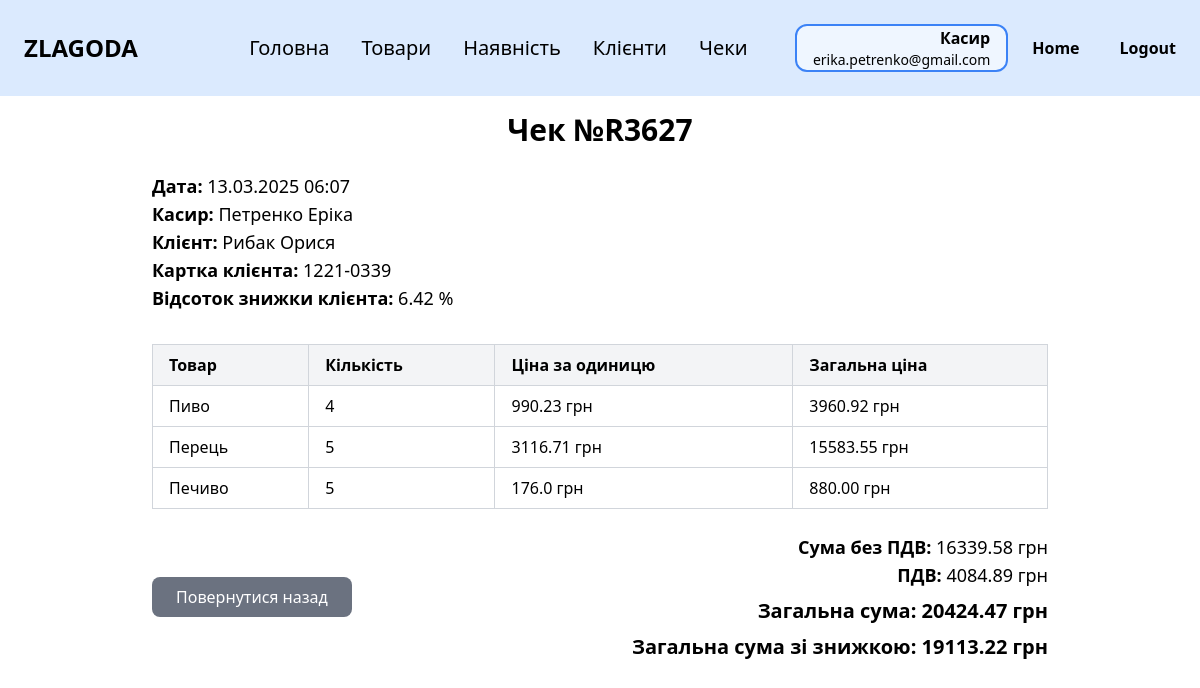
The app's page /view_receipt/R3627 (signed in), older data.
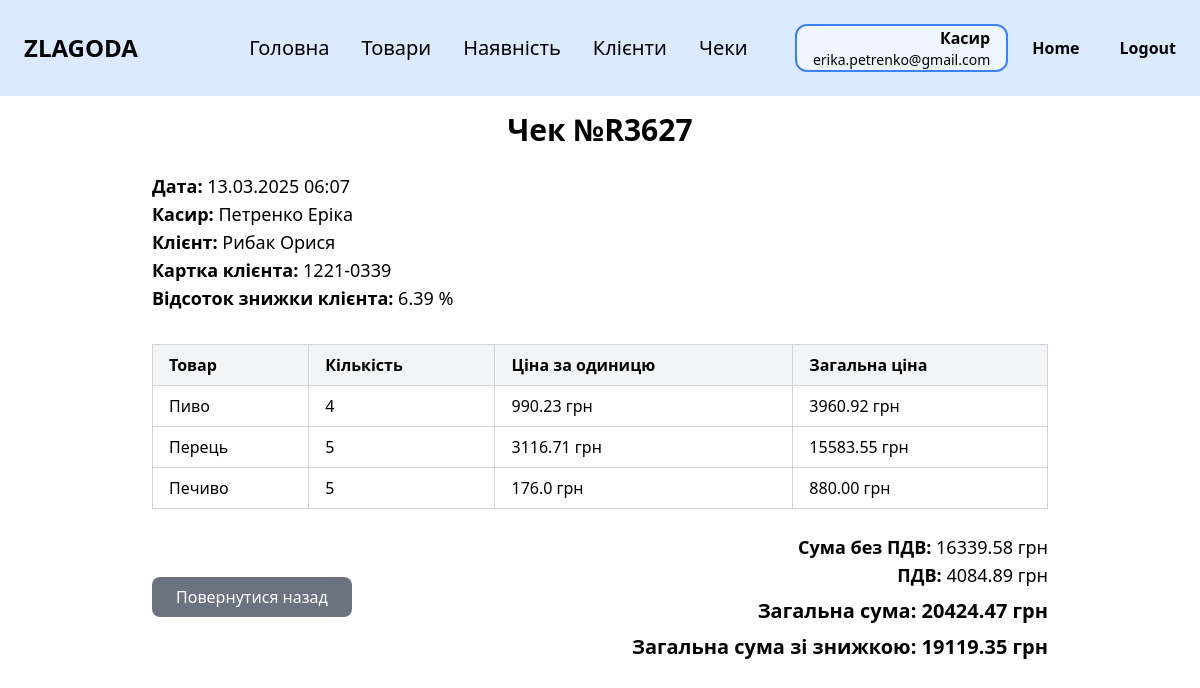
The same page, newer data.
### zlg_website/models.py (models this page shows)
class CustomerCard(db.Model):
    __tablename__ = 'customer_card'
    card_number = db.Column(db.String(20), primary_key=True)
    last_name = db.Column(db.String(100))
    first_name = db.Column(db.String(100))
    middle_name = db.Column(db.String(100))
    phone = db.Column(db.String(20))
    city = db.Column(db.String(100), nullable=True)
    street = db.Column(db.String(100), nullable=True)
    postal_code = db.Column(db.String(10), nullable=True)
    discount_percent = db.Column(db.Float)

### zlg_website/views/receipts.py (the view)
@views.route('/view_receipt/<receipt_number>')
@login_required
def view_receipt(receipt_number):
    receipt = Receipt.query.get_or_404(receipt_number)
    return render_template('receipts_items.html', receipt=receipt,
        user=current_user)

### zlg_website/__init__.py (called while the page is built)
def create_app():
    app = Flask(__name__)
    app.config['SECRET_KEY'] = 'zlagoda'
    app.config['SQLALCHEMY_DATABASE_URI'] = f'sqlite:///{os.path.join(app.instance_path, DB_NAME)}'
    db.init_app(app)
    from .views import views
    from .auth import auth
    app.register_blueprint(views, url_prefix='/')
    app.register_blueprint(auth, url_prefix='/')
    from .models import Employee
    with app.app_context():
        if database_is_empty():
            create_database(app)
    login_manager = LoginManager()
    login_manager.login_view = 'auth.login'
    login_manager.init_app(app)
    @login_manager.user_loader
    def load_user(id):
        return Employee.query.get(int(id))
    return app

### zlg_website/models.py (called while the page is built)
    @property
    def total_sum(self):
        return round(sum(item.quantity * item.store_product.price for item in self.items), 2)

    @property
    def vat(self):
        return round(self.total_sum * 0.2, 2)

### zlg_website/templates/receipts_items.html (shortened to what this page needs)
{% extends "base.html" %}
{% block content %}
<div class="py-4 max-w-4xl mx-auto">
    <div class="mb-8">
        <h1 class="text-3xl font-bold text-center mb-6">Чек №{{ receipt.receipt_number }}</h1>
        <div class="flex justify-between items-center mb-4">
            <div>
                <p class="text-lg"><strong>Дата:</strong> {{ receipt.date.strftime('%d.%m.%Y %H:%M') }}</p>
                <p class="text-lg"><strong>Касир:</strong> {{ receipt.employee.last_name }} {{
                    receipt.employee.first_name }}</p>
                {% if receipt.customer_card %}
                <p class="text-lg"><strong>Клієнт:</strong> {{ receipt.customer_card.last_name }} {{
                    receipt.customer_card.first_name }}</p>
                <p class="text-lg"><strong>Картка клієнта:</strong> {{ receipt.customer_card_number }}</p>
                <p class="text-lg"><strong>Відсоток знижки клієнта:</strong> {{ receipt.customer_card.discount_percent }} %</p>
                {% endif %}
            </div>
        </div>
    </div>
    <div class="overflow-x-auto mb-6">
        <table class="min-w-full border-collapse border border-gray-300">
            <thead>
            <tr class="bg-gray-100">
                <th class="border border-gray-300 px-4 py-2 text-left">Товар</th>
                <th class="border border-gray-300 px-4 py-2 text-left">Кількість</th>
                <th class="border border-gray-300 px-4 py-2 text-left">Ціна за одиницю</th>
                <th class="border border-gray-300 px-4 py-2 text-left">Загальна ціна</th>
            </tr>
            </thead>
            <tbody>
            {% for item in receipt.items %}
            <tr>
                <td class="border border-gray-300 px-4 py-2">{{ item.store_product.product.name }}</td>
                <td class="border border-gray-300 px-4 py-2">{{ item.quantity }}</td>
                <td class="border border-gray-300 px-4 py-2">{{ item.store_product.price }} грн</td>
                <td class="border border-gray-300 px-4 py-2">{{ "%.2f"|format(item.quantity * item.store_product.price)
                    }} грн
                </td>
            </tr>
            {% endfor %}
            </tbody>
        </table>
    </div>
    <div class="flex justify-between items-center">
        <a href="{{ url_for('views.receipts') }}" class="px-6 py-2 bg-gray-500 text-white rounded-lg hover:bg-gray-600">
            Повернутися назад
        </a>
        <div class="text-right">
            <p class="text-lg"><strong>Сума без ПДВ:</strong> {{ "%.2f"|format(receipt.total_sum - receipt.vat) }}
                грн</p>
            <p class="text-lg"><strong>ПДВ:</strong> {{ "%.2f"|format(receipt.vat) }}
                грн</p>
            <p class="text-xl font-bold mt-2"><strong>Загальна сума:</strong> {{ "%.2f"|format(receipt.total_sum) }}
                грн</p>
            {% if receipt.customer_card %}
            {% set discount = receipt.customer_card.discount_percent %}
            {% set discounted_sum = receipt.total_sum * (1 - discount / 100) %}
            <p class="text-xl font-bold mt-2"><strong>Загальна сума зі знижкою:</strong> {{ "%.2f"|format(discounted_sum) }}
                грн</p>
            {% endif %}
        </div>
    </div>
</div>
{% endblock %}

Row changes from the older to the newer data that the page shows:
changed CustomerCard "Рибак": customer_card.discount_percent "6.42" → "6.39"
Text that changed along with them:
{{ "%.2f"|format(discounted_sum) }}: "19113.22" → "19119.35"
